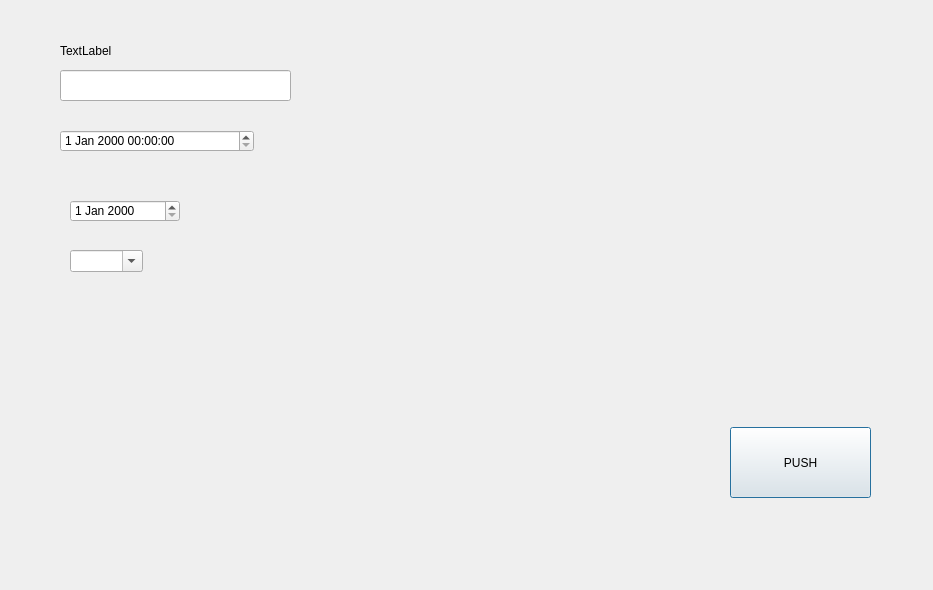
<?xml version="1.0" encoding="UTF-8"?>
<ui version="4.0">
 <class>Dialog</class>
 <widget class="QDialog" name="Dialog">
  <property name="geometry">
   <rect>
    <x>0</x>
    <y>0</y>
    <width>933</width>
    <height>590</height>
   </rect>
  </property>
  <property name="windowTitle">
   <string>Dialog</string>
  </property>
  <widget class="QDateTimeEdit" name="dateTimeEdit">
   <property name="geometry">
    <rect>
     <x>60</x>
     <y>130</y>
     <width>194</width>
     <height>22</height>
    </rect>
   </property>
  </widget>
  <widget class="QLineEdit" name="lineEdit">
   <property name="geometry">
    <rect>
     <x>60</x>
     <y>70</y>
     <width>231</width>
     <height>31</height>
    </rect>
   </property>
  </widget>
  <widget class="QDateEdit" name="dateEdit">
   <property name="geometry">
    <rect>
     <x>70</x>
     <y>200</y>
     <width>110</width>
     <height>22</height>
    </rect>
   </property>
  </widget>
  <widget class="QPushButton" name="pushButton">
   <property name="geometry">
    <rect>
     <x>730</x>
     <y>427</y>
     <width>141</width>
     <height>71</height>
    </rect>
   </property>
   <property name="text">
    <string>PUSH</string>
   </property>
  </widget>
  <widget class="QLabel" name="label">
   <property name="geometry">
    <rect>
     <x>60</x>
     <y>40</y>
     <width>91</width>
     <height>21</height>
    </rect>
   </property>
   <property name="text">
    <string>TextLabel</string>
   </property>
  </widget>
  <widget class="QWidget" name="gridLayoutWidget">
   <property name="geometry">
    <rect>
     <x>100</x>
     <y>310</y>
     <width>160</width>
     <height>80</height>
    </rect>
   </property>
   <layout class="QGridLayout" name="gridLayout"/>
  </widget>
  <widget class="QComboBox" name="comboBox">
   <property name="geometry">
    <rect>
     <x>70</x>
     <y>250</y>
     <width>73</width>
     <height>22</height>
    </rect>
   </property>
   <property name="editable">
    <bool>true</bool>
   </property>
  </widget>
 </widget>
 <resources/>
 <connections/>
</ui>
